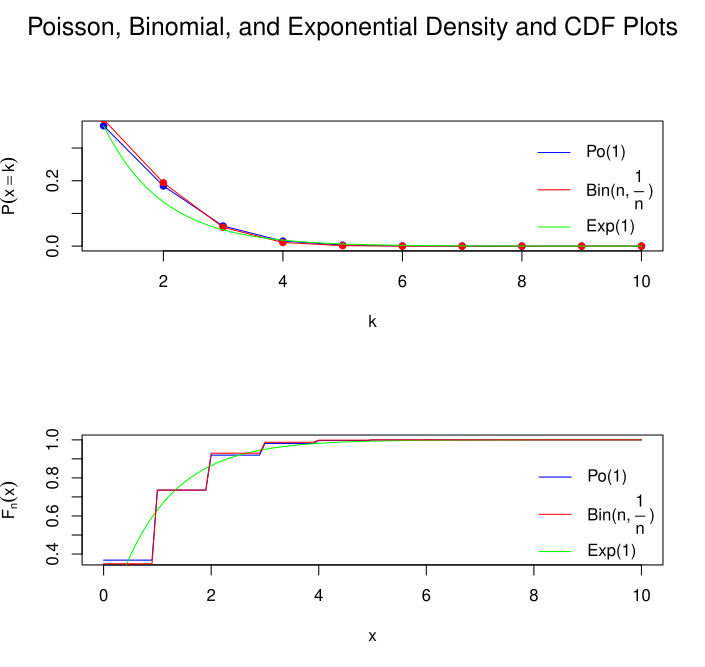

The R source for this figure:
x <- 1:10
z <- seq(1,10, length.out = 100)
n <- 100

#par(mfrow = c(2,1) ,oma=c(0,0,2,0))

plot(x,dpois(x,lambda = 1), col = "blue", pch = 16,
     ylab = expression(P(x == k)),
     xlab = "k",
     main = "Poisson, Binomial, and Exponential Density Plots")
lines(x,dpois(x,lambda = 1), col = "blue")

points(x, dbinom(x,n, 1/n), col = "red", pch = 16)
lines(x, dbinom(x,n, 1/n), col = "red")

lines(z, dexp(z), col = "green")

legend(8,0.4,
       legend = c("Po(1)", expression("Bin(n, "*frac(1,n)*" )"), "Exp(1)"),
       col = c("blue", "red", "green"),
       lty = rep(1,3),
       box.lty = 0,
       bg= "transparent")


curve(ppois(x,1), 0, 10, col="blue", ylab = expression(F[n](x)),
      main="Poisson, Binomial, and Exponential CDF Plots")
curve(pexp, 0 ,10, add = T, col="green")
curve(pbinom(x,n,1/n), add = T, col ="red")
legend(7.8,1,
       legend = c("Po(1)", expression("Bin(n, "*frac(1,n)*" )"), "Exp(1)"),
       col = c("blue", "red", "green"),
       lty = rep(1,3),
       box.lty = 0,
       bg= "transparent")

mtext("Poisson, Binomial, and Exponential Density and CDF Plots", outer = T, cex= 1.5)
